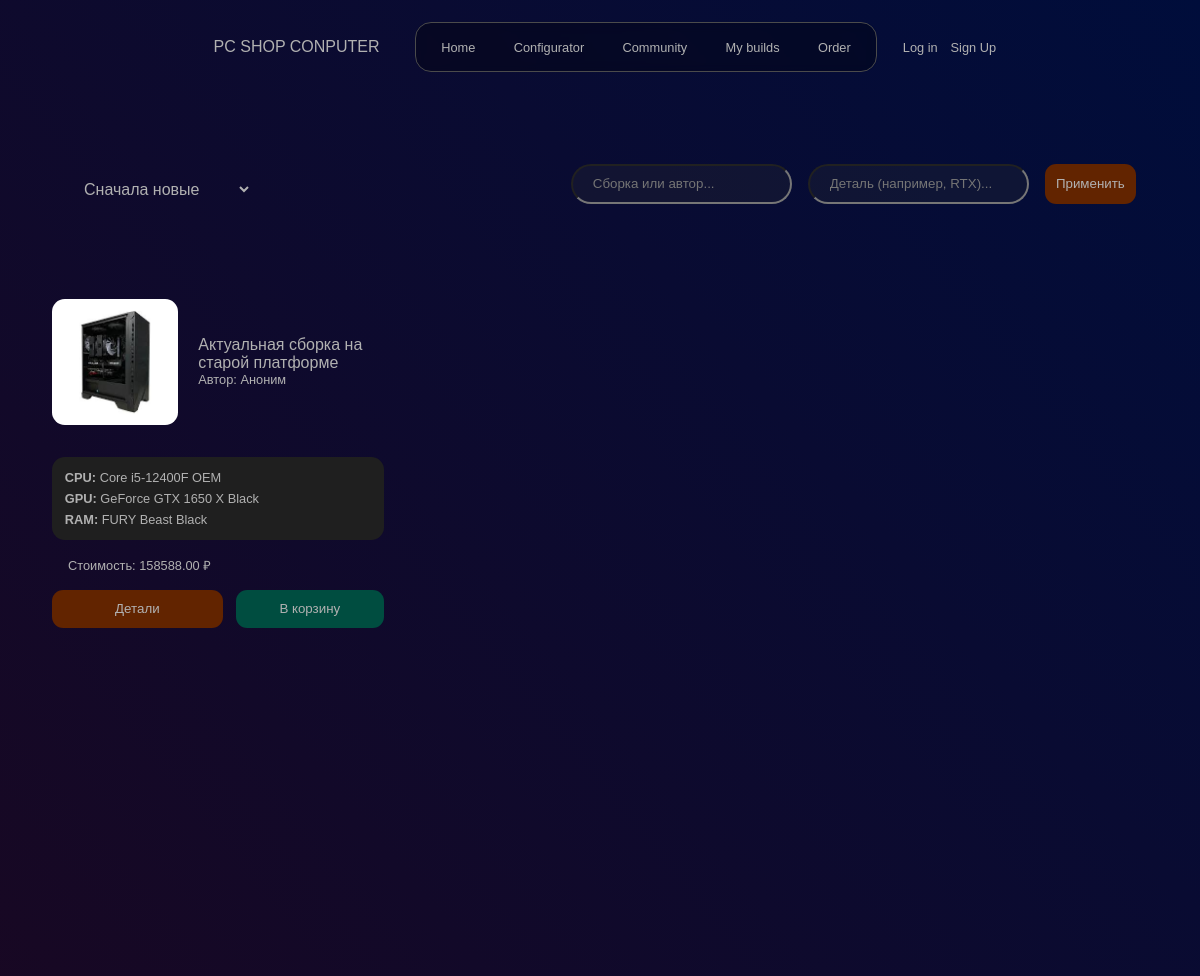
/builds/ (upper part), run on an earlier commit of the app's database.
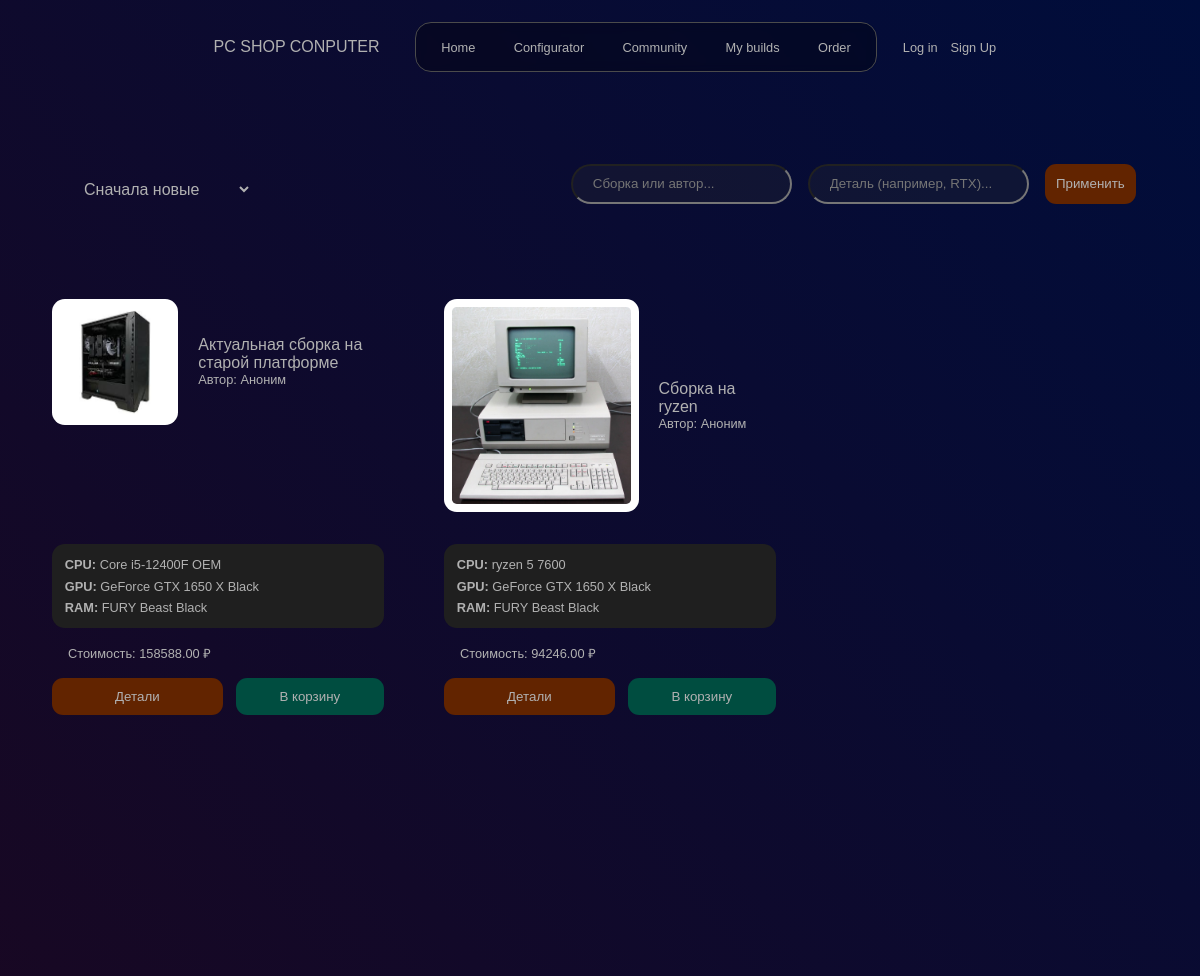
And on a later commit of the database.
### conputer/models.py (models this page shows, shortened)
class PCBuild(models.Model):
    title = models.CharField(
        max_length=200,
        verbose_name="Название сборки"
    )
    author = models.ForeignKey(User, on_delete=models.CASCADE, null=True, blank=True, verbose_name="Автор")
    is_published = models.BooleanField(default=False, verbose_name="Опубликовать в сообществе")
    created_at = models.DateTimeField(
        auto_now_add=True,
        verbose_name="Дата создания"
    )
    cpu = models.ForeignKey(
        Component,
        on_delete=models.SET_NULL,
        related_name="build_cpu",
        verbose_name="Процессор",
        limit_choices_to={'category__name__iexact': 'Процессор'},
        null=True,
        blank=True
    )
    gpu = models.ForeignKey(
        Component,
        on_delete=models.SET_NULL,
        related_name="build_gpu",
        verbose_name="Видеокарта",
        limit_choices_to={'category__name__iexact': 'Видеокарта'},
        null=True,
        blank=True
    )
    motherboard = models.ForeignKey(
        Component,
        on_delete=models.SET_NULL,
        related_name="build_mboard",
        verbose_name="Материнская плата",
        limit_choices_to={'category__name__iexact': 'Материнская плата'},
        null=True,
        blank=True
    )
    ram = models.ForeignKey(
        Component,
        on_delete=models.SET_NULL,
        related_name="build_ram",
        verbose_name="Оперативная память",
        limit_choices_to={'category__name__iexact': 'Оперативная память'},
        null=True,
        blank=True
    )
    powerSupply = models.ForeignKey(
        Component,
        on_delete=models.SET_NULL,
        related_name="build_powerSupply",
        verbose_name="Блок питания",
        limit_choices_to={'category__name__iexact': 'Блок питания'},
        null=True,
        blank=True
    )
    case = models.ForeignKey(
        Component,
        on_delete=models.SET_NULL,
        related_name="build_case",
        verbose_name="Корпус",
        limit_choices_to={'category__name__iexact': 'Корпус'},
        null=True,
        blank=True
    )
    storage_primary = models.ForeignKey(
        Component,
        on_delete=models.SET_NULL,
        related_name="build_storage_primary",
        verbose_name="Накопитель 1",
        limit_choices_to={'category__name__iexact': 'Накопитель'},
        null=True,
        blank=True
    )
    storage_primary_quantity = models.PositiveIntegerField(
        default=1,
        verbose_name="Количество накопителей 1"
    )
    storage_second = models.ForeignKey(
        Component,
        on_delete=models.SET_NULL,
        related_name="build_storage_second",
        verbose_name="Накопитель 2",
        limit_choices_to={'category__name__iexact': 'Накопитель'},
        null=True,
        blank=True
    )
    storage_second_quantity = models.PositiveIntegerField(
        default=1,
        verbose_name="Количество накопителей 2"
    )
    cooller = models.ForeignKey(
        Component,
        on_delete=models.SET_NULL,
        related_name="build_cooller",
        verbose_name="Кулер для процессора",
        limit_choices_to={'category__name__iexact': 'Кулер для процессора'},
        null=True,
        blank=True
    )
    coollerCase = models.ForeignKey(
        Component,
        on_delete=models.SET_NULL,
        related_name="build_coollerCase",
        verbose_name="Корпусный вентилятор",
        limit_choices_to={'category__name__iexact': 'Корпусный вентилятор'},
        null=True,
        blank=True
    )
    coollerCase_quantity = models.PositiveIntegerField(
        default=1,
        null=True,
        blank=True,
        verbose_name="Количество вентиляторов"
    )
    main_photo = models.FileField(
        upload_to='component_covers/',
        validators=[FileExtensionValidator(allowed_extensions=['jpg', 'jpeg', 'png', 'svg'])],
        verbose_name="Изображение (JPG, PNG, SVG)",
        null=True,
        blank=True
    )
    class Meta:
        verbose_name = "Сборка ПК"
        verbose_name_plural = "Сборки ПК"
    def get_total_price(self):
        total = 0
        items = [
            (self.cpu, 1),
            (self.gpu, 1),
            (self.motherboard, 1),
            (self.ram, 1),
            (self.powerSupply, 1),
            (self.case, 1),
            (self.cooller, 1),
            (self.storage_primary, self.storage_primary_quantity),
            (self.storage_second, self.storage_second_quantity),
            (self.coollerCase, self.coollerCase_quantity),
        ]
        for component, quantity in items:
            if component and hasattr(component, 'price'):
                total += component.price * quantity
        return total

class Component(models.Model):
    name = models.CharField(
        max_length=100,
        verbose_name="Название компонента"
    )
    description = models.CharField(
        max_length=1000,
        verbose_name="Характеристики компонента"
    )
    brand = models.ForeignKey(
        Brand,
        on_delete=models.CASCADE,
        verbose_name="Компания производитель"
    )
    category = models.ForeignKey(
        Component_category,
        on_delete=models.CASCADE,
        verbose_name="Категория"
    )
    img = models.ImageField(
        upload_to='component_covers/',
        verbose_name = "Изображение компонента"
    )
    price = models.DecimalField(
        max_digits=10,
        decimal_places=2,
        default=0
    )
    class Meta:
        verbose_name = "Компонент",
        verbose_name_plural = "Компоненты"

### conputer/views.py (the view, shortened to what this page needs)
# urls.py: path('builds/', views.build_list, name='build_list'),
def build_list(request):
    query_common = request.GET.get('q_common')  # Название/Автор
    query_parts = request.GET.get('q_parts')    # Компоненты
    sort_by = request.GET.get('sort', '-created_at')
    allowed_sort = ['total_price', '-total_price', 'created_at', '-created_at', 'title']
    if sort_by not in allowed_sort:
        sort_by = '-created_at'
    builds = PCBuild.objects.annotate(
        total_price=ExpressionWrapper(
            Coalesce(F('cpu__price'), 0) +
            Coalesce(F('gpu__price'), 0) +
            Coalesce(F('motherboard__price'), 0) +
            Coalesce(F('ram__price'), 0) +
            Coalesce(F('powerSupply__price'), 0) +
            Coalesce(F('case__price'), 0) +
            Coalesce(F('cooller__price'), 0) +
            (Coalesce(F('storage_primary__price'), 0) * F('storage_primary_quantity')) +
            (Coalesce(F('storage_second__price'), 0) * F('storage_second_quantity')) +
            (Coalesce(F('coollerCase__price'), 0) * F('coollerCase_quantity')),
            output_field=models.DecimalField() # Явно указываем тип результата
        )
    ).select_related(
        'cpu', 'gpu', 'motherboard', 'ram',
        'powerSupply', 'case', 'storage_primary',
        'storage_second', 'cooller', 'coollerCase'
    )
    if query_common:
        builds = builds.filter(
            Q(title__icontains=query_common) |
            Q(user_name__icontains=query_common)
        )
    builds = builds.order_by(sort_by)
    return render(request, 'conputer/builds.html', {
        'builds': builds,
        'current_sort': sort_by,
        'q_common': query_common,
        'q_parts': query_parts
    })

### conputer/templates/conputer/builds.html (shortened to what this page needs)
<!DOCTYPE html>
{% load static %}
<html lang="ru">
<head>
    <link rel="stylesheet" href="{% static 'conputer/css/style.css' %}">
</head>
<body>
    <header>
        <nav class="navbar" id="id1">
            <h1>PC SHOP CONPUTER</h1>
            <li class="navbar">
                <ul><a href="{% url 'home' %}">Home</a></ul>
                <ul><a href="{% url 'building' %}">Configurator</a></ul>
                <ul><a href="{% url 'build_list' %}">Community</a></ul>
                <ul><a href="{% url 'mybuilds' %}">My builds</a></ul>
                <ul><a href="{% url 'orders_view' %}">Order</a></ul>
            </li>
            <div class="flex">
            {% if user.is_authenticated %}
                <button class="autoris">{{ user.username }}</button>
                <form action="{% url 'logout' %}" method="post" style="display:inline;">
                    {% csrf_token %}
                    <button type="submit" class="autoris">Logout</button>
                </form>
            {% else %}
                <a href="{% url 'login' %}" class="autoris" id="regact">Log in</a>
                <a href="{% url 'signup' %}" class="autoris" id="regact">Sign Up</a>
            {% endif %}
            </div>
        </nav>
    </header>
    <main>
        <div class="sortByPriceAND">
            <select id="sort-select" onchange="updateFilters('sort', this.value)">
                <option value="-created_at" {% if current_sort == '-created_at' %}selected{% endif %}>Сначала новые</option>
            </select>
            <form method="GET" action="" class="search-form">
                <input class="searchField" type="text" name="q_common" placeholder="Сборка или автор..."
                    value="{{ q_common|default:'' }}">
                <input class="searchField" type="text" name="q_parts" placeholder="Деталь (например, RTX)..."
                    value="{{ q_parts|default:'' }}">
                <button type="submit" class="actions">Применить</button>
            </form>
        </div>
        <div class="gridComponents buildsGrid">
            {% for build in builds %}
            {% if build.is_published %}
            <div class="component_box" id="build-{{ build.id }}">
                <div class="flex">
                    {% if build.main_photo %}
                    <img src="{{ build.main_photo.url }}" class="img_component build_img">
                    {% else %}
                    <div class="img_component">Нет фото</div>
                    {% endif %}
                    <div >
                        <h2>{{ build.title }}</h2>
                        <p class="author_label">Автор: {{ build.user_name|default:"Аноним" }}</p>
                    </div>
                </div>
                <div class="infocomponent infobuilds">
                    <p><strong>CPU:</strong> {{ build.cpu.name|default:"—" }}</p>
                    <p><strong>GPU:</strong> {{ build.gpu.name|default:"—" }}</p>
                    <p><strong>RAM:</strong> {{ build.ram.name|default:"—" }}</p>
                </div>
                <div id="pricebox">
                    <p>Стоимость: <span class="price_val">{{ build.get_total_price }} ₽</span></p>
                </div>
                <div class="componentActions">
                    <button class="actions info_btn" data-modal="build-modal-{{ build.id }}">
                        Детали
                    </button>
                    <form action="{% url 'add_to_cart' build.id %}" method="POST" style="flex: 1;">
                        <button type="submit" class="actions order_btn" style="background-color: #004d40 ; width: 100%;">
                            В корзину
                        </button>
                    </form>
                </div>
            </div>
            {% endif %}
            {% endfor %}
        </div>
    </main>
</body>
</html>

What changed in the data, as far as the page shows it:
now on this page (row edited): PCBuild: main_photo (picture), title "Сборка на ryzen", user_name "Аноним", cpu.name "ryzen 5 7600", gpu.name "GeForce GTX 1650 X Black", ram.name "FURY Beast Black", get_total_price "94246.00"
